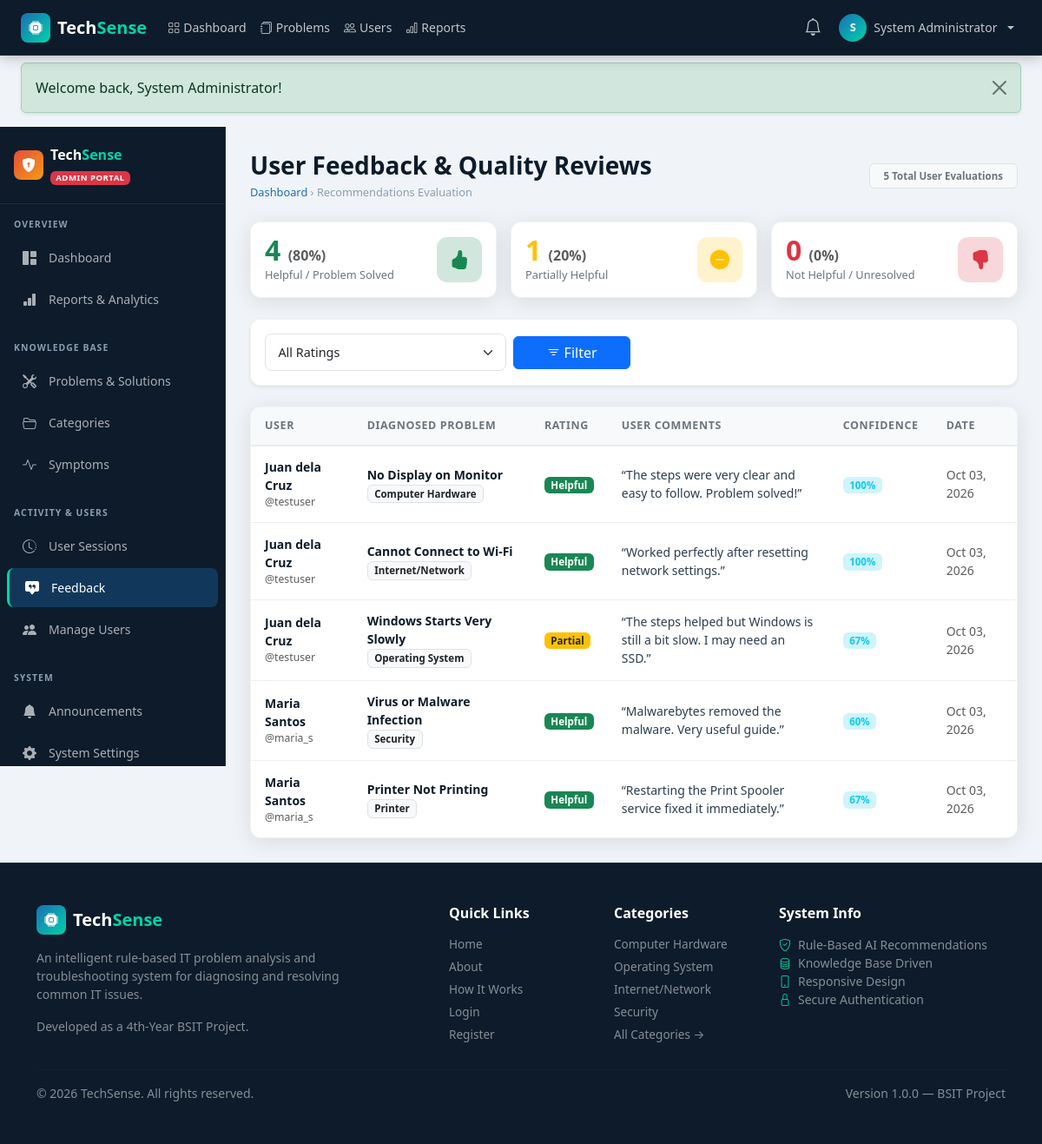
/admin/feedback.php (signed in), run on the app's committed database.
### tables this page shows
CREATE TABLE IF NOT EXISTS feedback (
    id INT AUTO_INCREMENT PRIMARY KEY,
    session_id INT NOT NULL,
    user_id INT NOT NULL,
    rating ENUM('helpful','partial','not_helpful') NOT NULL,
    comments TEXT,
    created_at TIMESTAMP DEFAULT CURRENT_TIMESTAMP,
    FOREIGN KEY (session_id) REFERENCES troubleshooting_sessions(id) ON DELETE CASCADE,
    FOREIGN KEY (user_id) REFERENCES users(id) ON DELETE CASCADE
);

CREATE TABLE IF NOT EXISTS users (
    id INT AUTO_INCREMENT PRIMARY KEY,
    full_name VARCHAR(150) NOT NULL,
    email VARCHAR(150) NOT NULL UNIQUE,
    username VARCHAR(80) NOT NULL UNIQUE,
    password VARCHAR(255) NOT NULL,
    role ENUM('admin','user') DEFAULT 'user',
    status ENUM('active','disabled') DEFAULT 'active',
    created_at TIMESTAMP DEFAULT CURRENT_TIMESTAMP
);

CREATE TABLE IF NOT EXISTS problems (
    id INT AUTO_INCREMENT PRIMARY KEY,
    category_id INT NOT NULL,
    problem_name VARCHAR(200) NOT NULL,
    description TEXT,
    difficulty ENUM('Beginner','Intermediate','Advanced') DEFAULT 'Beginner',
    estimated_time VARCHAR(50) DEFAULT '5-15 minutes',
    warning TEXT,
    status ENUM('active','inactive') DEFAULT 'active',
    created_at TIMESTAMP DEFAULT CURRENT_TIMESTAMP,
    FOREIGN KEY (category_id) REFERENCES categories(id) ON DELETE CASCADE
);

CREATE TABLE IF NOT EXISTS categories (
    id INT AUTO_INCREMENT PRIMARY KEY,
    category_name VARCHAR(100) NOT NULL,
    description TEXT,
    icon VARCHAR(60) DEFAULT 'bi-cpu',
    status ENUM('active','inactive') DEFAULT 'active',
    created_at TIMESTAMP DEFAULT CURRENT_TIMESTAMP
);

CREATE TABLE IF NOT EXISTS troubleshooting_sessions (
    id INT AUTO_INCREMENT PRIMARY KEY,
    user_id INT NOT NULL,
    problem_id INT,
    category_id INT,
    user_description TEXT,
    selected_symptoms TEXT,
    match_score DECIMAL(5,2) DEFAULT 0,
    result ENUM('resolved','unresolved','in_progress') DEFAULT 'in_progress',
    status ENUM('active','closed') DEFAULT 'active',
    created_at TIMESTAMP DEFAULT CURRENT_TIMESTAMP,
    FOREIGN KEY (user_id) REFERENCES users(id) ON DELETE CASCADE,
    FOREIGN KEY (problem_id) REFERENCES problems(id) ON DELETE SET NULL,
    FOREIGN KEY (category_id) REFERENCES categories(id) ON DELETE SET NULL
);

### includes/functions.php (called while the page is built, shortened)
<?php
function e(string $str): string {
    return htmlspecialchars($str, ENT_QUOTES | ENT_SUBSTITUTE, 'UTF-8');
}
function formatDate(string $datetime, string $format = 'M d, Y h:i A'): string {
    try {
        $dt = new DateTime($datetime);
        return $dt->format($format);
    } catch (Exception $e) {
        return $datetime;
    }
}
function paginate(PDO $pdo, string $countSql, string $dataSql, array $params, int $page, int $perPage = 10): array {
    $countStmt = $pdo->prepare($countSql);
    $countStmt->execute($params);
    $total = (int) $countStmt->fetchColumn();
    $totalPages = max(1, (int) ceil($total / $perPage));
    $page = max(1, min($page, $totalPages));
    $offset = ($page - 1) * $perPage;
    $dataStmt = $pdo->prepare($dataSql . " LIMIT $perPage OFFSET $offset");
    $dataStmt->execute($params);
    $data = $dataStmt->fetchAll();
    return [
        'data'        => $data,
        'total'       => $total,
        'page'        => $page,
        'per_page'    => $perPage,
        'total_pages' => $totalPages,
    ];
}

### admin/feedback.php (the view, shortened to what this page needs)
<?php
require_once __DIR__ . '/../config/db.php';
require_once __DIR__ . '/../includes/functions.php';
$page         = isset($_GET['page']) ? (int)$_GET['page'] : 1;
$perPage      = 12;
$totFb      = (int)$pdo->query("SELECT COUNT(*) FROM feedback")->fetchColumn();
$helpfulCnt = (int)$pdo->query("SELECT COUNT(*) FROM feedback WHERE rating = 'helpful'")->fetchColumn();
$partCnt    = (int)$pdo->query("SELECT COUNT(*) FROM feedback WHERE rating = 'partial'")->fetchColumn();
$notCnt     = (int)$pdo->query("SELECT COUNT(*) FROM feedback WHERE rating = 'not_helpful'")->fetchColumn();
$helpfulPct = $totFb > 0 ? round(($helpfulCnt / $totFb) * 100) : 0;
$partPct    = $totFb > 0 ? round(($partCnt / $totFb) * 100) : 0;
$notPct     = $totFb > 0 ? round(($notCnt / $totFb) * 100) : 0;
$where = ["1=1"];
$params = [];
$whereSql = implode(' AND ', $where);
$countSql = "SELECT COUNT(*) FROM feedback f WHERE $whereSql";
$dataSql  = "SELECT f.*, u.full_name, u.username, u.email, p.problem_name, c.category_name, s.match_score
             FROM feedback f
             JOIN users u ON f.user_id = u.id
             JOIN troubleshooting_sessions s ON f.session_id = s.id
             LEFT JOIN problems p ON s.problem_id = p.id
             LEFT JOIN categories c ON s.category_id = c.id
             WHERE $whereSql
             ORDER BY f.created_at DESC";
$pagination = paginate($pdo, $countSql, $dataSql, $params, $page, $perPage);
$feedbacks = $pagination['data'];
require_once __DIR__ . '/../includes/header.php';
?>
<div class="ts-layout">
  <?php require_once __DIR__ . '/../includes/admin-sidebar.php'; ?>
  <main class="ts-content">
    <div class="d-flex flex-column flex-md-row justify-content-between align-items-md-center mb-4 gap-3">
      <div>
        <h1 class="h3 fw-bold text-navy mb-1">User Feedback &amp; Quality Reviews</h1>
        <div class="ts-breadcrumb">
          <a href="<?= BASE_URL ?>/admin/dashboard.php">Dashboard</a> &rsaquo;
          <span>Recommendations Evaluation</span>
        </div>
      </div>
      <div>
        <span class="badge bg-light text-secondary border px-3 py-2">
          <?= $totFb ?> Total User Evaluations
        </span>
      </div>
    </div>
    <div class="row g-3 mb-4">
      <div class="col-md-4">
        <div class="ts-stat-card p-3 d-flex justify-content-between align-items-center">
          <div>
            <div class="ts-stat-value text-success"><?= $helpfulCnt ?> <span class="fs-6 text-muted">(<?= $helpfulPct ?>%)</span></div>
            <div class="ts-stat-label">Helpful / Problem Solved</div>
          </div>
          <div class="ts-stat-icon bg-success-subtle text-success">
            <i class="bi bi-hand-thumbs-up-fill"></i>
          </div>
        </div>
      </div>
      <div class="col-md-4">
        <div class="ts-stat-card p-3 d-flex justify-content-between align-items-center">
          <div>
            <div class="ts-stat-value text-warning"><?= $partCnt ?> <span class="fs-6 text-muted">(<?= $partPct ?>%)</span></div>
            <div class="ts-stat-label">Partially Helpful</div>
          </div>
          <div class="ts-stat-icon bg-warning-subtle text-warning">
            <i class="bi bi-dash-circle-fill"></i>
          </div>
        </div>
      </div>
      <div class="col-md-4">
        <div class="ts-stat-card p-3 d-flex justify-content-between align-items-center">
          <div>
            <div class="ts-stat-value text-danger"><?= $notCnt ?> <span class="fs-6 text-muted">(<?= $notPct ?>%)</span></div>
            <div class="ts-stat-label">Not Helpful / Unresolved</div>
          </div>
          <div class="ts-stat-icon bg-danger-subtle text-danger">
            <i class="bi bi-hand-thumbs-down-fill"></i>
          </div>
        </div>
      </div>
    </div>
    <div class="ts-card p-3 mb-4 shadow-sm">
      <form method="GET" action="<?= BASE_URL ?>/admin/feedback.php" class="row g-2 align-items-center">
        <div class="col-sm-6 col-md-4">
          <select name="rating" class="form-select ts-form-control">
            <option value="">All Ratings</option>
          </select>
        </div>
        <div class="col-sm-3 col-md-2">
          <button type="submit" class="btn btn-primary w-100"><i class="bi bi-filter"></i> Filter</button>
        </div>
      </form>
    </div>
    <div class="ts-card">
      <div class="ts-card-body p-0">
        <div class="table-responsive">
          <table class="ts-table mb-0">
            <thead>
              <tr>
                <th>User</th>
                <th>Diagnosed Problem</th>
                <th>Rating</th>
                <th>User Comments</th>
                <th>Confidence</th>
                <th>Date</th>
              </tr>
            </thead>
            <tbody>
              <?php if (!empty($feedbacks)): ?>
                <?php foreach ($feedbacks as $fb): ?>
                  <tr>
                    <td>
                      <div class="fw-semibold text-navy"><?= e($fb['full_name']) ?></div>
                      <div class="text-muted small">@<?= e($fb['username']) ?></div>
                    </td>
                    <td>
                      <div class="fw-semibold text-navy"><?= e($fb['problem_name'] ?: 'Custom Problem') ?></div>
                      <span class="badge bg-light text-dark border"><?= e($fb['category_name']) ?></span>
                    </td>
                    <td>
                      <span class="badge <?= $fb['rating'] === 'helpful' ? 'bg-success' : ($fb['rating'] === 'partial' ? 'bg-warning text-dark' : 'bg-danger') ?>">
                        <?= ucfirst($fb['rating']) ?>
                      </span>
                    </td>
                    <td class="small" style="max-width: 320px;">
                      <?php if (!empty($fb['comments'])): ?>
                        &ldquo;<?= e($fb['comments']) ?>&rdquo;
                      <?php else: ?>
                        <span class="text-muted">No additional comments entered.</span>
                      <?php endif; ?>
                    </td>
                    <td>
                      <span class="badge bg-info-subtle text-info fw-bold"><?= round($fb['match_score']) ?>%</span>
                    </td>
                    <td class="text-muted small"><?= formatDate($fb['created_at'], 'M d, Y') ?></td>
                  </tr>
                <?php endforeach; ?>
              <?php else: ?>
                <tr>
                  <td colspan="6" class="text-center py-5 text-muted">No feedback records found.</td>
                </tr>
              <?php endif; ?>
            </tbody>
          </table>
        </div>
      </div>
    </div>
  </main>
</div>
<?php require_once __DIR__ . '/../includes/footer.php'; ?>

### assets/css/style.css (style rules this page uses)
:root { --ts-navy: #0d1b2a; --ts-navy-light: #1b2d42; --ts-navy-mid: #162236; --ts-blue: #1a6eb5; --ts-blue-light: #2181d4; --ts-accent: #00d4aa; --ts-accent-dark: #00b894; --ts-text: #e8ecf0; --ts-text-muted: #8b9db0; --ts-card-bg: #ffffff; --ts-border: rgba(255, 255, 255, 0.08); --ts-sidebar-w: 260px; --ts-navbar-h: 64px; --ts-radius: 12px; --ts-radius-sm: 8px; --ts-shadow: 0 4px 24px rgba(0, 0, 0, 0.10); --ts-shadow-lg: 0 8px 40px rgba(0, 0, 0, 0.16); }
*, *::before, *::after { box-sizing: border-box; }
body { font-family: 'Segoe UI', system-ui, -apple-system, sans-serif; background-color: #f0f4f8; color: #2c3e50; min-height: 100vh; display: flex; flex-direction: column; }
a { text-decoration: none; }
.ts-layout { display: flex; min-height: calc(100vh - var(--ts-navbar-h)); }
.ts-content { flex: 1; padding: 1.75rem; overflow-x: hidden; }
.ts-breadcrumb { font-size: 0.8rem; color: var(--ts-text-muted); }
.ts-breadcrumb a { color: var(--ts-blue); }
.ts-stat-card { background: #fff; border-radius: var(--ts-radius); padding: 1.4rem; box-shadow: var(--ts-shadow); border: 1px solid rgba(0, 0, 0, 0.05); transition: transform 0.2s, box-shadow 0.2s; }
.ts-stat-icon { width: 52px; height: 52px; border-radius: 12px; display: flex; align-items: center; justify-content: center; font-size: 1.4rem; }
.ts-stat-value { font-size: 2rem; font-weight: 800; line-height: 1; }
.ts-stat-label { font-size: 0.8rem; color: #6c757d; margin-top: 0.2rem; }
.ts-card { background: #fff; border-radius: var(--ts-radius); box-shadow: var(--ts-shadow); border: 1px solid rgba(0, 0, 0, 0.05); overflow: hidden; }
.ts-card-body { padding: 1.25rem; }
.ts-table { width: 100%; border-collapse: collapse; }
.ts-table th { background: #f8f9fa; font-size: 0.78rem; font-weight: 600; text-transform: uppercase; letter-spacing: 0.05em; color: #6c757d; padding: 0.75rem 1rem; border-bottom: 2px solid #e9ecef; }
.ts-table td { padding: 0.85rem 1rem; border-bottom: 1px solid #f0f0f0; font-size: 0.875rem; vertical-align: middle; }
.ts-table tr:last-child td { border-bottom: none; }
.ts-form-control { border: 1.5px solid #dee2e6; border-radius: var(--ts-radius-sm); padding: 0.6rem 0.9rem; font-size: 0.9rem; transition: border-color 0.2s; }
.badge { font-size: 0.72rem; padding: 0.35em 0.65em; border-radius: 6px; }
.text-navy { color: var(--ts-navy) !important; }

### data on the page
feedback: user.full_name "Juan dela Cruz", user.username "testuser", problems.problem_name "No Display on Monitor", categories.category_name "Computer Hardware", rating "Helpful", comments "The steps were very clear and easy to follow. Problem solved!", session.match_score "100", created_at "Oct 03, 2026"
feedback: user.full_name "Juan dela Cruz", user.username "testuser", problems.problem_name "Cannot Connect to Wi-Fi", categories.category_name "Internet/Network", rating "Helpful", comments "Worked perfectly after resetting network settings.", session.match_score "100", created_at "Oct 03, 2026"
feedback: user.full_name "Juan dela Cruz", user.username "testuser", problems.problem_name "Windows Starts Very Slowly", categories.category_name "Operating System", rating "Partial", comments "The steps helped but Windows is still a bit slow. I may need an SSD.", session.match_score "67", created_at "Oct 03, 2026"
feedback: user.full_name "Maria Santos", user.username "maria_s", problems.problem_name "Virus or Malware Infection", categories.category_name "Security", rating "Helpful", comments "Malwarebytes removed the malware. Very useful guide.", session.match_score "60", created_at "Oct 03, 2026"
feedback: user.full_name "Maria Santos", user.username "maria_s", problems.problem_name "Printer Not Printing", categories.category_name "Printer", rating "Helpful", comments "Restarting the Print Spooler service fixed it immediately.", session.match_score "67", created_at "Oct 03, 2026"

### other printed values
substr($curUser['full_name'], 0, 1) "S"
$curUser['full_name'] "System Administrator"
$flash['message'] "Welcome back, System Administrator!"
$totFb "5"
$helpfulCnt "4"
$helpfulPct "80"
$partCnt "1"
$partPct "20"
$notCnt "0"
$notPct "0"
